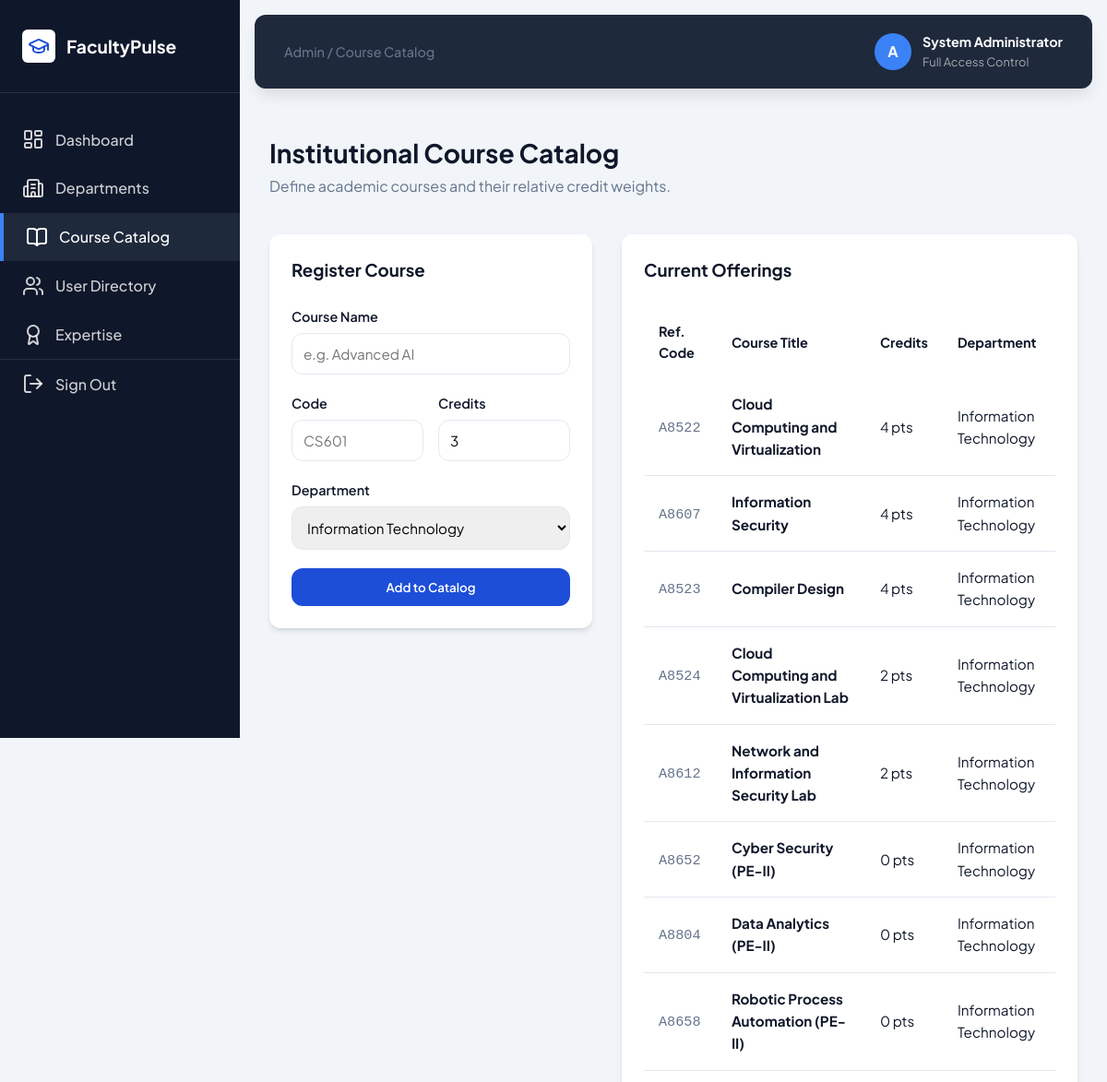
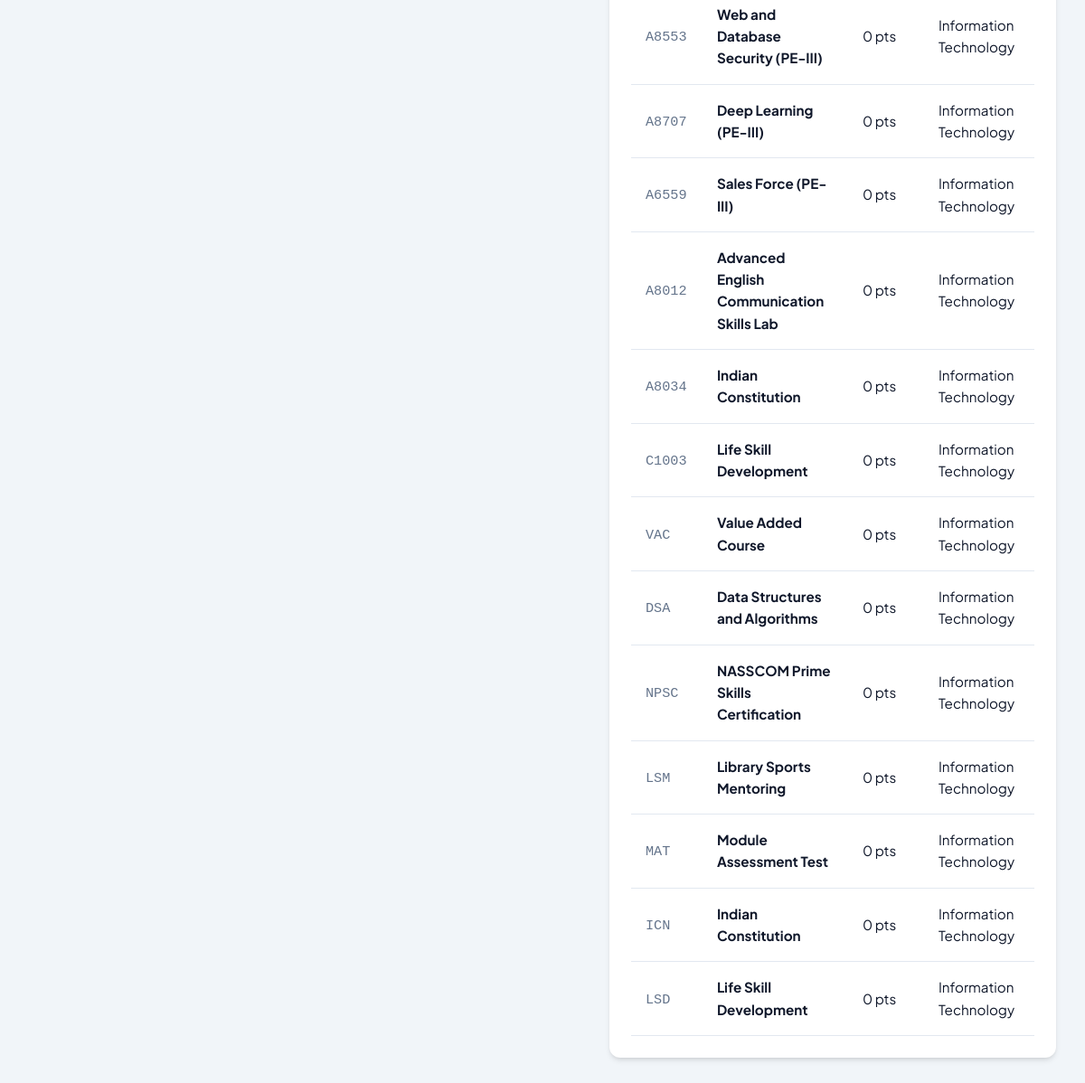
Screenshot of /admin/courses (signed in) with the database file from the repository (2 pictures, top to bottom).
### tables this page shows
CREATE TABLE courses (
    id INTEGER PRIMARY KEY AUTOINCREMENT,
    course_name TEXT NOT NULL,
    subject_code TEXT UNIQUE NOT NULL,
    department_id INTEGER,
    credits INTEGER DEFAULT 0,
    is_lab INTEGER DEFAULT 0, -- 1 for Lab
    FOREIGN KEY (department_id) REFERENCES departments(id)
);

CREATE TABLE departments (
    id INTEGER PRIMARY KEY AUTOINCREMENT,
    name TEXT NOT NULL
);

### app.py (the view)
@app.route('/admin/courses', methods=['GET', 'POST'])
def manage_courses():
    if session.get('role') != 'admin': return redirect(url_for('index'))
    db = get_db()
    if request.method == 'POST':
        db.execute('INSERT INTO courses (course_name, subject_code, credits, department_id, is_lab) VALUES (?, ?, ?, ?, ?)',
                   (request.form.get('course_name'), request.form.get('subject_code'),
                    request.form.get('credits'), request.form.get('dept_id'),
                    1 if request.form.get('type') == 'lab' else 0))
        db.commit()
    courses = db.execute('SELECT c.*, d.name as dept_name FROM courses c JOIN departments d ON c.department_id = d.id').fetchall()
    depts = db.execute('SELECT * FROM departments').fetchall()
    return render_template('admin_courses.html', courses=courses, departments=depts)

### app.py (called while the page is built)
def get_db():
    db = getattr(g, '_database', None)
    if db is None:
        db = g._database = sqlite3.connect(DATABASE)
        db.row_factory = sqlite3.Row
    return db

@app.teardown_appcontext
def close_connection(exception):
    db = getattr(g, '_database', None)
    if db is not None:
        db.close()

### templates/admin_courses.html (shortened to what this page needs)
<!DOCTYPE html>
<html lang="en">
<head>
    <link rel="stylesheet" href="{{ url_for('static', filename='css/style.css') }}">
</head>
<body data-role="admin">
    <div class="app-container">
        <aside class="sidebar">
            <div class="brand-section">
                <div class="brand-logo">
                    <i data-lucide="graduation-cap"></i>
                </div>
                <span class="brand-name">FacultyPulse</span>
            </div>
            <nav class="nav-menu">
                <a href="{{ url_for('index') }}" class="nav-link">
                    <i data-lucide="layout-dashboard"></i> <span>Dashboard</span>
                </a>
                <a href="{{ url_for('manage_departments') }}" class="nav-link">
                    <i data-lucide="building-2"></i> <span>Departments</span>
                </a>
                <a href="{{ url_for('manage_courses') }}" class="nav-link active">
                    <i data-lucide="book-open"></i> <span>Course Catalog</span>
                </a>
                <a href="{{ url_for('manage_users') }}" class="nav-link">
                    <i data-lucide="users"></i> <span>User Directory</span>
                </a>
                <a href="{{ url_for('faculty_domain') }}" class="nav-link">
                    <i data-lucide="award"></i> <span>Expertise</span>
                </a>
                <a href="{{ url_for('logout') }}" class="nav-link logout-link">
                    <i data-lucide="log-out"></i> <span>Sign Out</span>
                </a>
            </nav>
        </aside>
        <div class="main-wrapper">
            <header class="top-header">
                <div class="header-left">
                    <span class="page-breadcrumb">Admin / Course Catalog</span>
                </div>
                <div class="header-right">
                    <div class="user-profile">
                        <div class="user-avatar">A</div>
                        <div class="user-info">
                            <span class="user-name">System Administrator</span>
                            <span class="user-role">Full Access Control</span>
                        </div>
                    </div>
                </div>
            </header>
            <main class="content-area">
                <div class="section-header">
                    <h1 class="section-title">Institutional Course Catalog</h1>
                    <p style="color: var(--text-muted);">Define academic courses and their relative credit weights.</p>
                </div>
                <div class="dashboard-grid" style="grid-template-columns: 350px 1fr; gap: 2rem;">
                    <section class="card" style="margin-top: 0; align-self: start;">
                        <h3 style="margin-bottom: 1.5rem; color: var(--primary-blue);">Register Course</h3>
                        <form method="POST">
                            <div class="form-group">
                                <label class="form-label">Course Name</label>
                                <input type="text" name="course_name" class="form-control" placeholder="e.g. Advanced AI" required>
                            </div>
                            <div class="dashboard-grid" style="grid-template-columns: 1fr 1fr; gap: 1rem; margin-top: 0;">
                                <div class="form-group">
                                    <label class="form-label">Code</label>
                                    <input type="text" name="subject_code" class="form-control" placeholder="CS601" required>
                                </div>
                                <div class="form-group">
                                    <label class="form-label">Credits</label>
                                    <input type="number" name="credits" class="form-control" value="3" required>
                                </div>
                            </div>
                            <div class="form-group">
                                <label class="form-label">Department</label>
                                <select name="dept_id" class="form-control">
                                    {% for d in departments %}
                                    <option value="{{ d.id }}">{{ d.name }}</option>
                                    {% endfor %}
                                </select>
                            </div>
                            <button type="submit" class="btn-primary" style="width: 100%;">Add to Catalog</button>
                        </form>
                    </section>
                    <section class="card" style="margin-top: 0;">
                        <h3 style="margin-bottom: 1.5rem; color: var(--primary-blue);">Current Offerings</h3>
                        <table class="academic-table">
                            <thead>
                                <tr>
                                    <th>Ref. Code</th>
                                    <th>Course Title</th>
                                    <th>Credits</th>
                                    <th>Department</th>
                                </tr>
                            </thead>
                            <tbody>
                                {% for c in courses %}
                                <tr>
                                    <td><span style="font-family: monospace; color: var(--text-muted);">{{ c.subject_code }}</span></td>
                                    <td><strong>{{ c.course_name }}</strong></td>
                                    <td>{{ c.credits }} pts</td>
                                    <td>{{ c.dept_name }}</td>
                                </tr>
                                {% endfor %}
                            </tbody>
                        </table>
                    </section>
                </div>
            </main>
        </div>
    </div>
</body>
</html>

### static/css/style.css (style rules this page uses)
:root { --primary-slate: #0f172a; --secondary-slate: #1e293b; --accent-blue: #3b82f6; --premium-blue: #1d4ed8; --bg-main: #f1f5f9; --white: #ffffff; --text-main: #0f172a; --text-muted: #64748b; --border-color: #e2e8f0; --vibrant-orange: #fb923c; --vibrant-green: #22c55e; --vibrant-red: #ef4444; --vibrant-blue: #3b82f6; --sidebar-width: 260px; --header-height: 80px; --border-radius: 12px; --card-shadow: 0 4px 6px -1px rgb(0 0 0 / 0.1), 0 2px 4px -2px rgb(0 0 0 / 0.1); --premium-shadow: 0 10px 15px -3px rgb(0 0 0 / 0.1); --transition: all 0.3s cubic-bezier(0.4, 0, 0.2, 1); }
html { font-size: 16px; }
* { margin: 0; padding: 0; box-sizing: border-box; font-family: 'Plus Jakarta Sans', sans-serif; }
body { background-color: var(--bg-main); color: var(--text-main); line-height: 1.6; }
.app-container { display: flex; min-height: 100vh; }
.sidebar { width: var(--sidebar-width); background-color: var(--primary-slate); color: var(--white); display: flex; flex-direction: column; position: fixed; height: 100vh; z-index: 100; }
.brand-section { padding: 2rem 1.5rem; display: flex; align-items: center; gap: 12px; border-bottom: 1px solid rgba(255, 255, 255, 0.1); }
.brand-logo { width: 36px; height: 36px; background: var(--white); color: var(--premium-blue); border-radius: 6px; display: flex; align-items: center; justify-content: center; font-size: 1.25rem; }
.brand-name { font-size: 1.2rem; font-weight: 700; }
.nav-menu { flex: 1; padding: 1.5rem 0; }
.nav-link { display: flex; align-items: center; gap: 12px; padding: 0.85rem 1.5rem; color: rgba(255, 255, 255, 0.8); text-decoration: none; font-weight: 500; transition: var(--transition); }
.nav-link.active { background-color: var(--secondary-slate); color: var(--white); border-left: 4px solid var(--accent-blue); }
.logout-link { margin-top: auto; border-top: 1px solid rgba(255, 255, 255, 0.1); }
.main-wrapper { margin-left: var(--sidebar-width); flex: 1; display: flex; flex-direction: column; }
.top-header { height: var(--header-height); background-color: var(--secondary-slate); color: var(--white); display: flex; align-items: center; justify-content: space-between; padding: 0 2rem; position: sticky; top: 0; z-index: 90; margin: 1rem; border-radius: var(--border-radius); box-shadow: var(--premium-shadow); }
.header-left .page-breadcrumb { color: var(--text-muted); font-size: 0.9rem; font-weight: 500; }
.header-right { display: flex; align-items: center; gap: 2rem; }
.user-profile { display: flex; align-items: center; gap: 12px; }
.user-avatar { width: 40px; height: 40px; background-color: var(--accent-blue); color: var(--primary-blue); border-radius: 50%; display: flex; align-items: center; justify-content: center; font-weight: 700; }
.user-info { font-size: 0.9rem; }
.user-name { display: block; font-weight: 700; color: var(--white); }
.user-role { display: block; color: rgba(255, 255, 255, 0.6); font-size: 0.8rem; }
.content-area { padding: 2rem; }
.section-header { margin-bottom: 2.5rem; }
.section-title { font-size: 1.75rem; font-weight: 700; color: var(--primary-blue); }
.dashboard-grid { display: grid; grid-template-columns: repeat(auto-fit, minmax(240px, 1fr)); gap: 1.5rem; }
.card { background-color: var(--white); border-radius: var(--border-radius); padding: 1.5rem; box-shadow: var(--card-shadow); margin-top: 2rem; }
.academic-table { width: 100%; border-collapse: collapse; }
.academic-table th { text-align: left; padding: 1rem; background-color: var(--bg-light); color: var(--primary-blue); font-weight: 700; font-size: 0.9rem; }
.academic-table td { padding: 1rem; border-bottom: 1px solid var(--border-color); font-size: 0.95rem; }
.form-group { margin-bottom: 1.25rem; }
.form-label { display: block; font-weight: 600; font-size: 0.9rem; margin-bottom: 6px; }
.form-control { width: 100%; padding: 0.75rem; border: 1px solid var(--border-color); border-radius: var(--border-radius); font-size: 0.95rem; }
.btn-primary { background-color: var(--premium-blue); color: var(--white); border: none; padding: 0.75rem 1.5rem; border-radius: var(--border-radius); font-weight: 600; cursor: pointer; transition: var(--transition); }

### rows the page displays
courses: subject_code "A8522", course_name "Cloud Computing and Virtualization", credits "4", dept_name "Information Technology"
courses: subject_code "A8607", course_name "Information Security", credits "4", dept_name "Information Technology"
courses: subject_code "A8523", course_name "Compiler Design", credits "4", dept_name "Information Technology"
courses: subject_code "A8524", course_name "Cloud Computing and Virtualization Lab", credits "2", dept_name "Information Technology"
courses: subject_code "A8612", course_name "Network and Information Security Lab", credits "2", dept_name "Information Technology"
courses: subject_code "A8652", course_name "Cyber Security (PE-II)", credits "0", dept_name "Information Technology"
courses: subject_code "A8804", course_name "Data Analytics (PE-II)", credits "0", dept_name "Information Technology"
courses: subject_code "A8658", course_name "Robotic Process Automation (PE-II)", credits "0", dept_name "Information Technology"
courses: subject_code "A8553", course_name "Web and Database Security (PE-III)", credits "0", dept_name "Information Technology"
courses: subject_code "A8707", course_name "Deep Learning (PE-III)", credits "0", dept_name "Information Technology"
courses: subject_code "A6559", course_name "Sales Force (PE-III)", credits "0", dept_name "Information Technology"
courses: subject_code "A8012", course_name "Advanced English Communication Skills Lab", credits "0", dept_name "Information Technology"
courses: subject_code "A8034", course_name "Indian Constitution", credits "0", dept_name "Information Technology"
courses: subject_code "C1003", course_name "Life Skill Development", credits "0", dept_name "Information Technology"
courses: subject_code "VAC", course_name "Value Added Course", credits "0", dept_name "Information Technology"
courses: subject_code "DSA", course_name "Data Structures and Algorithms", credits "0", dept_name "Information Technology"
courses: subject_code "NPSC", course_name "NASSCOM Prime Skills Certification", credits "0", dept_name "Information Technology"
courses: subject_code "LSM", course_name "Library Sports Mentoring", credits "0", dept_name "Information Technology"
courses: subject_code "MAT", course_name "Module Assessment Test", credits "0", dept_name "Information Technology"
courses: subject_code "ICN", course_name "Indian Constitution", credits "0", dept_name "Information Technology"
courses: subject_code "LSD", course_name "Life Skill Development", credits "0", dept_name "Information Technology"

### other values shown
form field dept_id "Information Technology"
